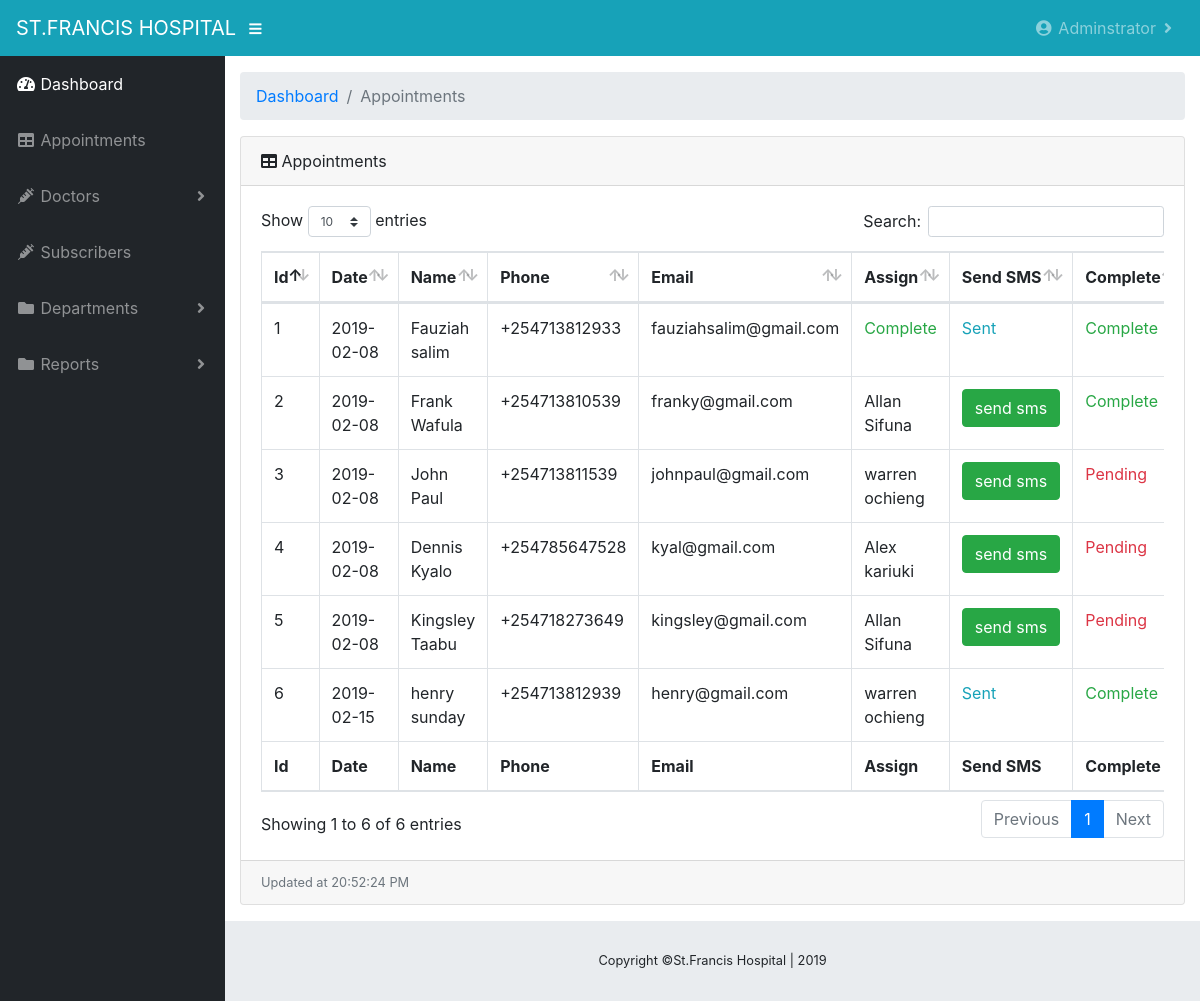
The page /appointments (signed in) on the database its author committed.
### medlink/models.py (models this page shows, shortened)
class Doctors(db.Model, UserMixin):
    id = db.Column(db.Integer, primary_key=True, nullable=False)
    fullname = db.Column(db.String(30), unique=True, nullable=False)
    user_role = db.Column(db.String(30), default="User")
    department = db.Column(db.String(30), default="Adminstrator")
    status = db.Column(db.String(20), nullable=False, default="Active")
    email = db.Column(db.String(30), unique=True, nullable=False)
    phone = db.Column(db.String(10), unique=True, nullable=False)
    password = db.Column(db.String(60), nullable=False)
    appointment = db.relationship('Appointment', backref='doctor', lazy=True)

class Appointment(db.Model):
    id = db.Column(db.Integer, primary_key=True, nullable=False)
    fullname = db.Column(db.String(30), nullable=False)
    email = db.Column(db.String(30), nullable=False)
    phone = db.Column(db.String(10), nullable=False)
    appointment_department = db.Column(db.String(30), nullable=False)
    assigned = db.Column(db.String(30), nullable=False, default="False")
    sms_sent = db.Column(db.String(70), nullable=False, default="False")
    print_date = db.Column(db.Integer)
    date_of_booking = db.Column(db.DateTime, nullable=False, default=datetime.utcnow)
    complete = db.Column(db.String(30), nullable=False, default="False")
    doctor_id = db.Column(db.Integer, db.ForeignKey('doctors.id'))

### medlink/appointments/routes.py (the view)
@appointments.route('/appointments')
@login_required
def appointments_route():
    if current_user.user_role != "Adminstrator":
        return redirect(url_for('doctors.doc_client'))
    now = datetime.utcnow()
    tdelta = timedelta(hours=3)
    now = now + tdelta
    appointments = Appointment.query.order_by(Appointment.date_of_booking.desc()).all()
    return render_template('appointments.html', appointments=appointments, now=now)

### medlink/models.py (called while the page is built)
@lm.user_loader
def load_user(doctor_id):
    return Doctors.query.get(int(doctor_id))

### medlink/templates/appointments.html (shortened to what this page needs)
{%extends "admin_layout.html"%}
{%block content%}
  <div class="container-fluid">
          <ol class="breadcrumb">
            <li class="breadcrumb-item">
              <a href="{{url_for('doctors.admin')}}">Dashboard</a>
            </li>
            <li class="breadcrumb-item active">Appointments</li>
          </ol>
          <div class="card mb-3">
            <div class="card-header">
              <i class="fas fa-table"></i>
              Appointments</div>
            <div class="card-body">
              <div class="table-responsive">
                <table class="table table-bordered" id="dataTable" width="100%" cellspacing="0">
                  <thead>
                    <tr>
                      <th>Id</th>
                      <th>Date</th>
                      <th>Name</th>
                      <th>Phone</th>
                      <th>Email</th>
                      <th>Assign</th>
                      <th>Send SMS</th>
                      <th>Complete</th>
                    </tr>
                  </thead>
                  <tfoot>
                    <tr>
                      <th>Id</th>
                      <th>Date</th>
                      <th>Name</th>
                      <th>Phone</th>
                      <th>Email</th>
                      <th>Assign</th>
                      <th>Send SMS</th>
                      <th>Complete</th>
                    </tr>
                  </tfoot>
                  <tbody>
                    {%for appointment in appointments%}
                      <tr>
                        <td>{{appointment.id}}</td>
                      <td>{{appointment.date_of_booking.strftime('%Y-%m-%d')}}</td>
                      <td>{{appointment.fullname}}</td>
                      <td>+254{{appointment.phone}}</td>
                      <td>{{appointment.email}}</td>
                      <td>
                        {%if appointment.assigned == "False"%}
                          <a href="{{url_for('doctors.assign', appointment_id=appointment.id)}}"  class="btn btn-success">Assign</a>
                          {%else%}
                            {%if appointment.assigned == "True"%}
                            {%if appointment.doctor%}
                            {{appointment.doctor.fullname}}
                            {%else%}
                              <span class="text-success">Complete</span>
                            {%endif%}
                            {%else%}
                            <a href="{{url_for('doctors.assign', appointment_id=appointment.id)}}"  class="btn btn-success">Assign</a>
                            {%endif%}
                        {%endif%}
                      </td>
                      <td>
                        {%if appointment.sms_sent == "True"%}
                          <span class="text-info">Sent</span>
                        {%else%}
                          <a href="{{url_for('doctors.send_sms', appointment_id=appointment.id)}}"  class="btn btn-success">send sms</a>
                        {%endif%}
                      </td>
                      <td>
                      {%if appointment.complete == "False"%}
                        <span class="text-danger">Pending</span>
                      {%else%}
                        <span class="text-success">Complete</span>
                      {%endif%}
                      </td>
                    </tr>
                    {%endfor%}
                  </tbody>
                </table>
              </div>
            </div>
            <div class="card-footer small text-muted">Updated at {{now.strftime('%X %p')}}</div>
          </div>
        </div>
    </div>
{%endblock content%}

### medlink/templates/admin_layout.html (shortened to what this page needs)
<!DOCTYPE html>
<html lang="en">
  <head>
    <link rel="stylesheet" href="https://maxcdn.bootstrapcdn.com/bootstrap/4.0.0/css/bootstrap.min.css">
  <link rel="stylesheet" href="https://cdnjs.cloudflare.com/ajax/libs/font-awesome/4.7.0/css/font-awesome.min.css">
  <link href=" {{ url_for('static', filename='site/fontawesome-free/css/all.css')}}" rel="stylesheet" type="text/css">
  <link href="{{ url_for('static', filename='site/datatables/dataTables.bootstrap4.css')}}" rel="stylesheet">
  <link href="{{ url_for('static', filename='css/sb-admin.css')}}" rel="stylesheet">
  </head>
  <body id="page-top">
    <nav class="navbar navbar-expand navbar-dark bg-info static-top">
      <a class="navbar-brand mr-1" href="index.html">ST.FRANCIS HOSPITAL</a>
      <button class="btn btn-link btn-sm text-white order-1 order-sm-0" id="sidebarToggle" href="#">
        <i class="fas fa-bars"></i>
      </button>
      <ul class="navbar-nav ml-auto mr-0">
        <li class="nav-item dropdown">
          <a class="nav-link dropdown-toggle" href="#" id="userDropdown" role="button" data-toggle="dropdown" aria-haspopup="true" aria-expanded="false">
            <i class="fas fa-user-circle fa-fw"></i>
            {{current_user.fullname}}
          </a>
        </li>
      </ul>
    </nav>
    <div id="wrapper">
      <ul class="sidebar navbar-nav">
        <li class="nav-item active">
          <a class="nav-link" href="{{url_for('doctors.admin')}}">
            <i class="fas fa-fw fa-tachometer-alt"></i>
            <span>Dashboard</span>
          </a>
        </li>
        <li class="nav-item">
          <a class="nav-link" href="{{url_for('appointments.appointments_route')}}">
            <i class="fas fa-fw fa-table"></i>
            <span>Appointments</span></a>
        </li>
        <li class="nav-item dropdown">
          <a class="nav-link dropdown-toggle" href="#" id="pagesDropdown" role="button" data-toggle="dropdown" aria-haspopup="true" aria-expanded="false">
            <i class="fas fa-fw fa-syringe"></i>
            <span>Doctors</span>
          </a>
        </li>
        <li class="nav-item">
          <a class="nav-link" href="{{url_for('doctors.subscribers')}}">
            <i class="fas fa-fw fa-syringe"></i>
            <span>Subscribers</span></a>
        </li>
        <li class="nav-item dropdown">
          <a class="nav-link dropdown-toggle" href="#" id="pagesDropdown" role="button" data-toggle="dropdown" aria-haspopup="true" aria-expanded="false">
            <i class="fas fa-fw fa-folder"></i>
            <span>Departments</span>
          </a>
        </li>
        <li class="nav-item dropdown">
          <a class="nav-link dropdown-toggle" href="#" id="pagesDropdown" role="button" data-toggle="dropdown" aria-haspopup="true" aria-expanded="false">
            <i class="fas fa-fw fa-folder"></i>
            <span>Reports</span>
          </a>
        </li>
      </ul>
      <div id="content-wrapper">
        {%block content%}{%endblock content%}
        <footer class="sticky-footer">
          <div class="container my-auto">
            <div class="copyright text-center my-auto">
              <span>Copyright ©St.Francis Hospital | 2019</span>
            </div>
          </div>
        </footer>
      </div>
  </body>
</html>

### medlink/static/css/sb-admin.css (style rules this page uses)
html { position: relative; min-height: 100%; }
body { height: 100%; }
#wrapper { display: -webkit-box; display: -ms-flexbox; display: flex; }
#wrapper #content-wrapper { overflow-x: hidden; width: 100%; padding-top: 1rem; padding-bottom: 80px; }
.navbar-nav .nav-item.active .nav-link { color: #fff; }
.navbar-nav .nav-item.dropdown .dropdown-toggle::after { width: 1rem; text-align: center; float: right; vertical-align: 0; border: 0; font-weight: 900; content: '\f105'; font-family: 'Font Awesome 5 Free'; }
.sidebar { width: 90px !important; background-color: #212529; min-height: calc(100vh - 56px); }
.sidebar .nav-item:last-child { margin-bottom: 1rem; }
.sidebar .nav-item .nav-link { text-align: center; padding: 0.75rem 1rem; width: 90px; }
.sidebar .nav-item .nav-link span { font-size: 0.65rem; display: block; }
.sidebar .nav-item.dropdown .dropdown-toggle::after { display: none; }
.sidebar .nav-item .nav-link { color: rgba(255, 255, 255, 0.5); }
@media (min-width: 768px) { .sidebar { width: 225px !important; } }
@media (min-width: 768px) { .sidebar .nav-item .nav-link { display: block; width: 100%; text-align: left; padding: 1rem; width: 225px; } }
@media (min-width: 768px) { .sidebar .nav-item .nav-link span { font-size: 1rem; display: inline; } }
@media (min-width: 768px) { .sidebar .nav-item.dropdown .dropdown-toggle::after { display: block; } }
:root { --input-padding-x: 0.75rem; --input-padding-y: 0.75rem; }
footer.sticky-footer { display: -webkit-box; display: -ms-flexbox; display: flex; position: absolute; right: 0; bottom: 0; width: calc(100% - 90px); height: 80px; background-color: #e9ecef; }
footer.sticky-footer .copyright { line-height: 1; font-size: 0.8rem; }
@media (min-width: 768px) { footer.sticky-footer { width: calc(100% - 225px); } }

### rows shown on the page
Doctors: fullname "Adminstrator"
Appointment: id "6", date_of_booking "2019-02-15", fullname "henry sunday", phone "713812939", email "henry@gmail.com", doctor.fullname "warren ochieng", sms_sent "Sent", complete "Complete"
Appointment: id "5", date_of_booking "2019-02-08", fullname "Kingsley Taabu", phone "718273649", email "kingsley@gmail.com", doctor.fullname "Allan Sifuna", complete "Pending"
Appointment: id "4", date_of_booking "2019-02-08", fullname "Dennis Kyalo", phone "785647528", email "kyal@gmail.com", doctor.fullname "Alex kariuki", complete "Pending"
Appointment: id "3", date_of_booking "2019-02-08", fullname "John Paul", phone "713811539", email "johnpaul@gmail.com", doctor.fullname "warren ochieng", complete "Pending"
Appointment: id "2", date_of_booking "2019-02-08", fullname "Frank Wafula", phone "713810539", email "franky@gmail.com", doctor.fullname "Allan Sifuna", complete "Complete"
Appointment: id "1", date_of_booking "2019-02-08", fullname "Fauziah salim", phone "713812933", email "fauziahsalim@gmail.com", assigned "Complete", sms_sent "Sent", complete "Complete"

### other values the page prints
{{ now.strftime('%X %p') }} "20:52:24 PM"
